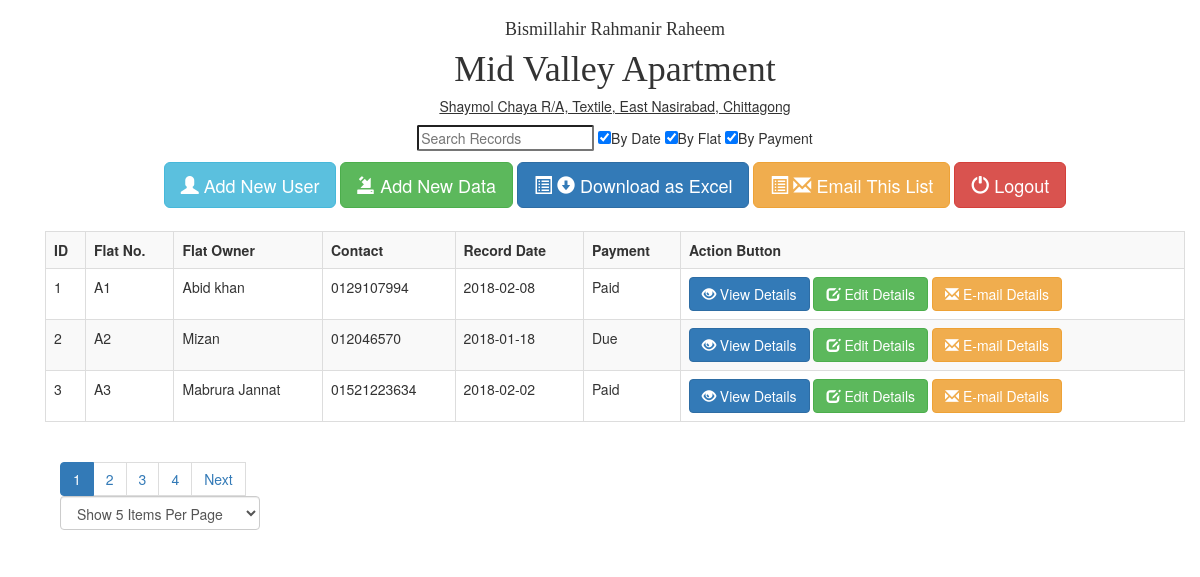
The page /views/MIDVALLEY/admin/mid_index.php on the database its author committed.
### tables this page shows
CREATE TABLE `mid_info` (
  `id` int(11) NOT NULL,
  `serial_num` varchar(100) NOT NULL,
  `date` varchar(100) NOT NULL,
  `flat_num` varchar(100) NOT NULL,
  `owner` varchar(100) NOT NULL,
  `contact` varchar(100) NOT NULL,
  `from_m` varchar(100) NOT NULL,
  `previous` varchar(100) NOT NULL,
  `to_m` varchar(100) NOT NULL,
  `current` varchar(100) NOT NULL,
  `consumed` varchar(100) NOT NULL,
  `ebi` varchar(100) NOT NULL,
  `ebc` varchar(100) NOT NULL,
  `fuel` varchar(100) NOT NULL,
  `security` varchar(100) NOT NULL,
  `operating` varchar(100) NOT NULL,
  `repair` varchar(100) NOT NULL,
  `imam` varchar(100) NOT NULL,
  `rent` varchar(100) NOT NULL,
  `other` varchar(100) NOT NULL,
  `payment` varchar(100) NOT NULL,
  `tka` varchar(100) NOT NULL,
  `pay_confirm` varchar(20) NOT NULL,
  `is_trashed` varchar(100) NOT NULL DEFAULT 'No'
);

### src/MIDVALLEY/MidValley/MidValley.php (called while the page is built, shortened)
<?php
class MidValley extends Database
{
    public function index(){
        $sqlQuery = "SELECT * FROM `mid_info`";
        $STH = $this->db->query($sqlQuery);
        $STH->setFetchMode(PDO::FETCH_OBJ);
        $allData = $STH->fetchAll();
        return $allData;
    }
    public function getAllKeywords()
    {
        $_allKeywords = array();
        $allData = $this->index();
        foreach ($allData as $oneData) {
            $_allKeywords[] = trim($oneData->date);
        }
        foreach ($allData as $oneData) {
            $eachString= strip_tags($oneData->date);
            $eachString=trim( $eachString);
            $eachString= preg_replace( "/\r|\n/", " ", $eachString);
            $eachString= str_replace("&nbsp;","",  $eachString);
            $WordsArr = explode(" ", $eachString);
            foreach ($WordsArr as $eachWord){
                $_allKeywords[] = trim($eachWord);
            }
        }
        $allData = $this->index();
        foreach ($allData as $oneData) {
            $_allKeywords[] = trim($oneData->flat_num);
        }
        $allData = $this->index();
        foreach ($allData as $oneData) {
            $eachString= strip_tags($oneData->flat_num);
            $eachString=trim( $eachString);
            $eachString= preg_replace( "/\r|\n/", " ", $eachString);
            $eachString= str_replace("&nbsp;","",  $eachString);
            $WordsArr = explode(" ", $eachString);
            foreach ($WordsArr as $eachWord){
                $_allKeywords[] = trim($eachWord);
            }
        }
        return array_unique($_allKeywords);
    }
    public function indexPaginator($page=1,$itemsPerPage=3){
        $start = (($page-1) * $itemsPerPage);
        $sql = "SELECT * from `mid_info`  WHERE is_trashed = 'No' LIMIT $start,$itemsPerPage";
        $STH = $this->db->query($sql);
        $STH->setFetchMode(PDO::FETCH_OBJ);
        $arrSomeData  = $STH->fetchAll();
        return $arrSomeData;
    }
}

### src/MIDVALLEY/Model/Database.php (called while the page is built, shortened)
<?php
class Database
{
    public function __construct()
    {
        try {
            $this->db = new PDO("mysql:host=localhost;dbname=mid_valley", "root", "");
        }
        catch (PDOException $error){
            echo $error->getMessage();
        }
    }
}

### views/MIDVALLEY/admin/mid_index.php (the view, shortened to what this page needs)
<?php
$obj        = new \App\MidValley\MidValley();
$allData    = $obj->index();
$availableKeywords = $obj->getAllKeywords();
$recordCount= count($allData);
if(isset($_REQUEST['Page']))   $page = $_REQUEST['Page'];
else if(isset($_SESSION['Page']))   $page = $_SESSION['Page'];
else   $page = 1;
if(isset($_REQUEST['ItemsPerPage']))   $itemsPerPage = $_REQUEST['ItemsPerPage'];
else if(isset($_SESSION['ItemsPerPage']))   $itemsPerPage = $_SESSION['ItemsPerPage'];
else   $itemsPerPage = 3;
$pages = ceil($recordCount/$itemsPerPage);
$someData = $obj->indexPaginator($page,$itemsPerPage);
$allData= $someData;
$serial = (  ($page-1) * $itemsPerPage ) +1;
?>
<!DOCTYPE html>
<html lang="en" xmlns="http://www.w3.org/1999/html">
<head>
    <link rel="stylesheet" href="//code.jquery.com/ui/1.15.1/themes/base/jquery-ui.css">
    <link rel="stylesheet" href="../../../resources/images/bootstrap/css/bootstrap.min.css">
    <link rel="stylesheet" href="../../../resources/images/bootstrap/js/jquery.min.js">
    <link rel="stylesheet" href="../../../resources/images/bootstrap/js/bootstrap.min.js">
    <link rel="stylesheet" href="../../../resources/images/bootstrap/midvalley.css">
</head>
<body class="container">
<div class="container">
    <h4 style="text-align: center;  font-family: 'Uni Sans Bold'; margin-top: 20px">Bismillahir Rahmanir Raheem</h4>
    <h1 style="text-align: center;font-family: ZagBold; margin-top: 10px">Mid Valley Apartment</h1>
    <h5 style="text-align: center; text-decoration: underline">Shaymol Chaya R/A, Textile, East Nasirabad, Chittagong</h5>
    <div style="text-align: center">
        <form id="searchForm" action="mid_index.php"  method="get" style="margin-top: 5px; margin-bottom: 10px">
            <input type="text" value="" id="searchID" name="search" placeholder="Search Records" width="60" style="border-radius: 2px" >
            <input type="checkbox"  name="byDate"   checked>By Date
            <input type="checkbox"  name="byFlat"  checked>By Flat
            <input type="checkbox"  name="byPay"  checked>By Payment
        </form>
    </div>
    <form  id="selectionForm" action="" method="post">
        <div style="text-align: center" class="nav navbar">
            <a href="../../MIDVALLEY/user/Profile/signup.php" class="btn btn-lg btn-info"><span class='glyphicon glyphicon-user'></span> Add New User</a>
            <a href="create.php" class="btn btn-lg btn-success"><span class='glyphicon glyphicon-import'></span> Add New Data</a>
            <a href="xl.php" class="btn btn-lg btn-primary"><span class="glyphicon glyphicon-list-alt"></span> <span class="glyphicon glyphicon-circle-arrow-down"></span> Download as Excel</a>
            <a href="email.php?list=1" class="btn btn-lg btn-warning"><span class="glyphicon glyphicon-list-alt"></span> <span class="glyphicon glyphicon-envelope"></span> Email This List</a>
            <a href="../index.php" class="btn btn-lg btn-danger"><span class="glyphicon glyphicon glyphicon-off"></span> Logout</a>
        </div>
        <table class="table table-bordered table-striped">
            <tr>
                <th>ID</th>
                <th>Flat No.</th>
                <th>Flat Owner</th>
                <th>Contact</th>
                <th>Record Date</th>
                <th>Payment</th>
                <th>Action Button</th>
            </tr>
            <?php
            foreach($allData as $row){
                echo "
       <tr>
            <td>$serial</td>
            <td>$row->flat_num</td>
            <td>$row->owner</td>
            <td>$row->contact</td>
            <td>$row->date</td>
            <td>$row->pay_confirm</td>
            <td>
             <a href='view.php?id=$row->id' class='btn btn-primary'> <span class='glyphicon glyphicon-eye-open'> </span> View Details</a>
             <a href='edit.php?id=$row->id' class='btn btn-success'> <span class='glyphicon glyphicon-edit'> </span> Edit Details</a>
             <a href='email.php?id=$row->id' class='btn btn-warning'> <span class='glyphicon glyphicon-envelope'> </span> E-mail Details</a>
            </td>
       </tr>
     ";
                $serial++;
            }
            ?>
        </table>
    </form>
    <div align="left" class="container">
        <ul class="pagination">
            <?php
            $pagePlusOne  = $page+1;
            for($i=1;$i<=$pages;$i++)
            {
                if($i==$page) echo '<li class="active"><a href="">'. $i . '</a></li>';
                else  echo "<li><a href='?Page=$i'>". $i . '</a></li>';
            }
            if($page<$pages) echo "<li><a href='mid_index.php?Page=$pagePlusOne'>" . "Next" . "</a></li>";
            ?>
            <select  class="form-control"  name="ItemsPerPage" id="ItemsPerPage" onchange="javascript:location.href = this.value;" >
                <?php
                if($itemsPerPage==5)echo'<option value="?ItemsPerPage=5" selected >Show 5 Items Per Page</option>';
                else echo '<option  value="?ItemsPerPage=5">Show 5 Items Per Page</option>';
                ?>
            </select>
        </ul>
    </div>
</div>
</body>

### rows shown on the page
mid_info: flat_num "A1", owner "Abid khan", contact "0129107994", date "2018-02-08", pay_confirm "Paid"
mid_info: flat_num "A2", owner "Mizan", contact "012046570", date "2018-01-18", pay_confirm "Due"
mid_info: flat_num "A3", owner "Mabrura Jannat", contact "01521223634", date "2018-02-02", pay_confirm "Paid"
